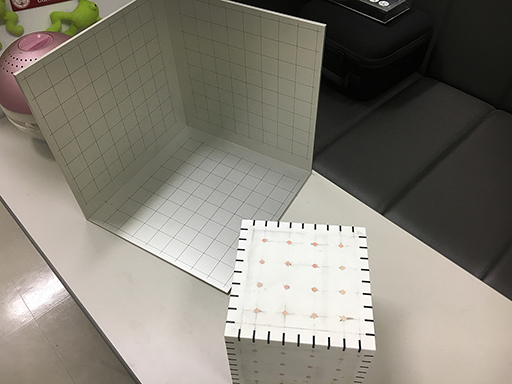
//> input picture sampleprogram/08/regist5-1.jpg, 512 x 384 px
$ ./08-04   (built with g++ and OpenCV 4)
//> lines starting //> are read from the running program, lines starting //| are printed output that depends on the picture; after the words box and inside, x2 and y2 are one past the last pixel; in counts of white or black regions, pixels touching at a corner belong together
#define _CRT_SECURE_NO_WARNINGS
#include <iostream>
#include <string>
#include <vector>
#include <opencv2/opencv.hpp>

int best = 30;

int main()
{
	const std::string  file_cam_param = "/data_file/cam_param.xml";

	cv::Mat img_src[2], img_srcw[2], img_match, img_per, img_reg;
	std::string filename[2] = { "/data_file/regist5-1.jpg", "/data_file/regist5-2.jpg" };
	cv::Scalar color[2] = { cv::Scalar(0, 0, 255), cv::Scalar(255, 0, 0) };

	for (int i = 0; i < 2; i++){
		img_src[i] = cv::imread(filename[i], 1); // 画像読み込み
//> img_src[0] is the input picture: 384 rows x 512 cols, CV_8UC3; mean B, G, R 117.9, 128.1, 132.2
		cv::rectangle(img_src[i], cv::Point(0, 0), cv::Point(img_src[i].cols, img_src[i].rows), color[i], 2); // 外枠
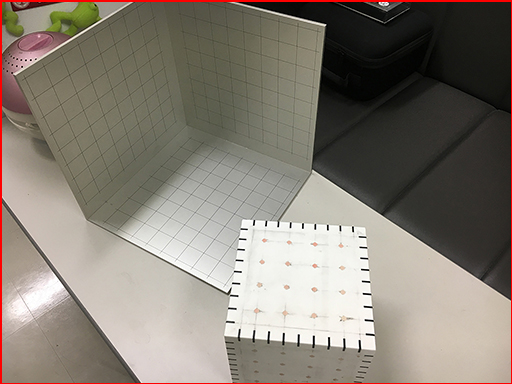
//> img_src[0]: 384 rows x 512 cols, CV_8UC3; 1.36% of pixels changed, all inside (x1, y1, x2, y2) = (0, 0, 512, 384)
		img_srcw[i] = cv::Mat::zeros(img_src[i].size() * 2, img_src[i].type());
//> img_srcw[0]: 768 rows x 1024 cols, CV_8UC3; every value is 0
		cv::Mat roi = img_srcw[i](cv::Rect(img_srcw[i].cols / 4, img_srcw[i].rows / 4, img_src[i].cols, img_src[i].rows));
//> roi: 384 rows x 512 cols, CV_8UC3; every value is 0
		img_src[i].copyTo(roi); // 縦横倍のMatの中央にコピー
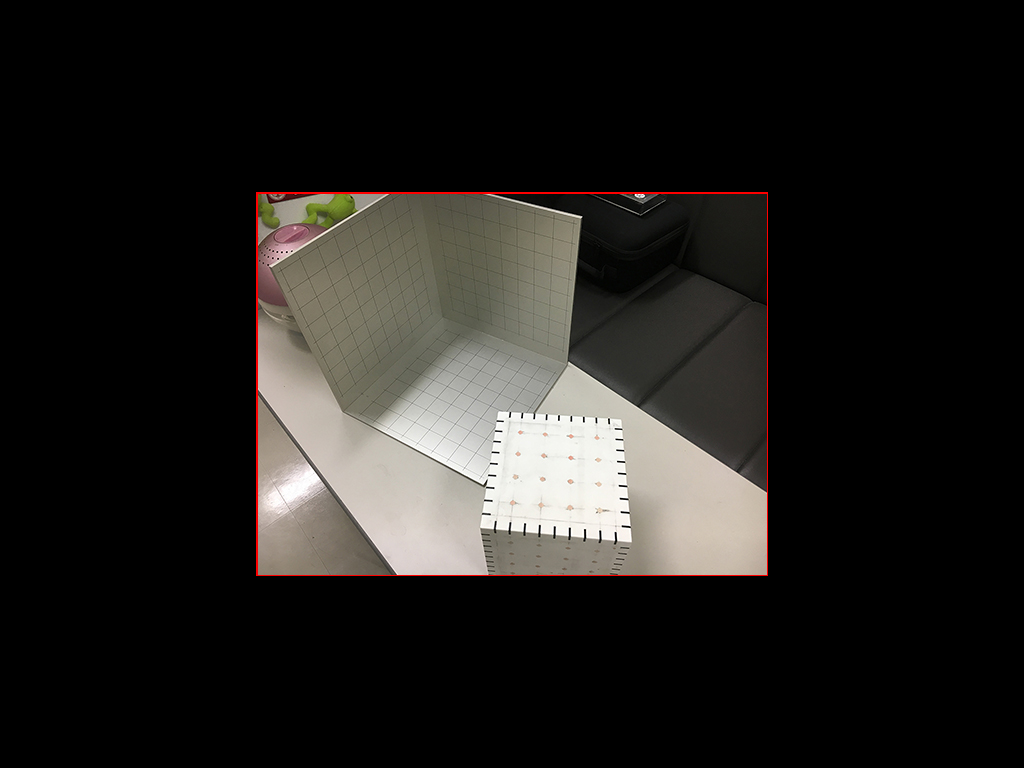
//> img_srcw[0]: 768 rows x 1024 cols, CV_8UC3; mean B, G, R 29.2, 31.7, 33.6
	}
//> pass 2 of the loop `for (int i = 0; i < 2; i++)`:
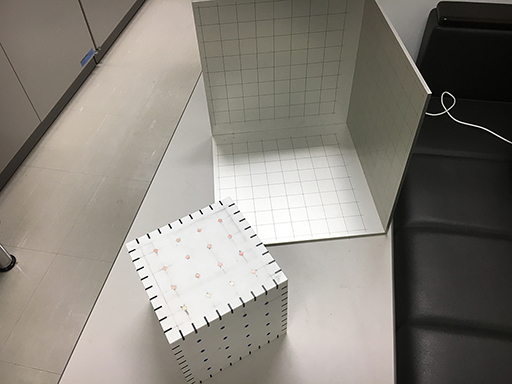
//> input picture sampleprogram/08/regist5-2.jpg, 512 x 384 px
//> img_src[1] is the input picture: 384 rows x 512 cols, CV_8UC3; mean B, G, R 123.7, 131.7, 136.3
//> `cv::rectangle(img_src[i], cv::Point(0, 0), cv::Point(img_src[i].cols, ..`:
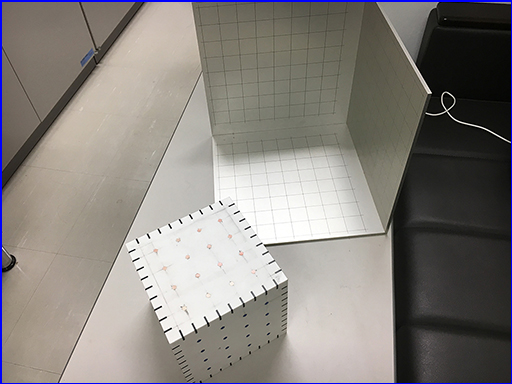
//> img_src[1]: 384 rows x 512 cols, CV_8UC3; 1.36% of pixels changed, all inside (x1, y1, x2, y2) = (0, 0, 512, 384)
//> `img_src[i].copyTo(roi);`:
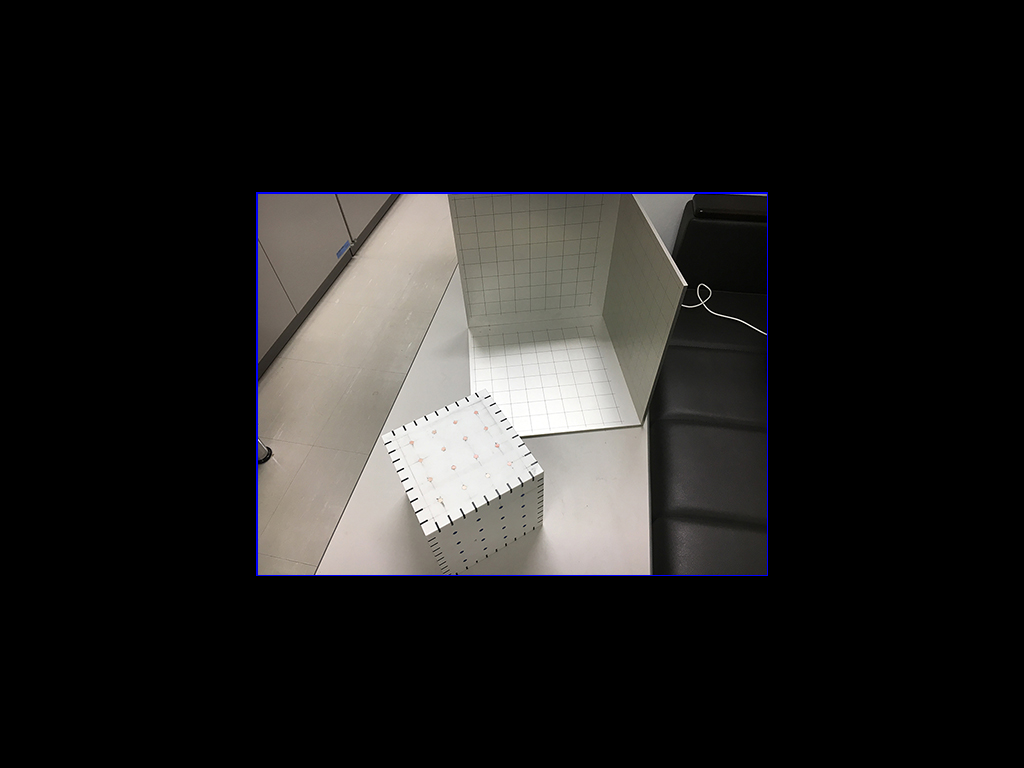
//> img_srcw[1]: 768 rows x 1024 cols, CV_8UC3; mean B, G, R 31.5, 32.6, 33.7
	cv::imshow("img_src[0]", img_srcw[0]);
	cv::imshow("img_src[1]", img_srcw[1]);

	cv::waitKey(0);

	// (1) 特徴点抽出
	cv::Ptr<cv::AKAZE> detector = cv::AKAZE::create();
	std::vector<cv::KeyPoint> kpts1, kpts2;
	cv::Mat desc1, desc2;
	detector->detectAndCompute(img_srcw[0], cv::noArray(), kpts1, desc1);
//> kpts1 = 389 keypoints; strongest (x, y, size): (282, 494, 32.3), (640, 196, 8.1), (751, 559, 27.2), (756, 564, 16.1)
	detector->detectAndCompute(img_srcw[1], cv::noArray(), kpts2, desc2);
//> kpts2 = 341 keypoints; strongest (x, y, size): (635, 558, 27.2), (640, 564, 16.1), (645, 569, 8.1), (428, 529, 8.1)

	// 特徴点が少なすぎる場合は停止する
	std::cout << kpts1.size() << " " << kpts2.size() << std::endl;
//| 389 341
	if(kpts1.size() < best || kpts2.size() < best) {
		std::cout << "few keypoints : "
				<< kpts1.size() << " or " << kpts2.size() << "< " << best << std::endl;
		return -1;
	}

	// (2) 得られた特徴点間のマッチング
	cv::BFMatcher matcher(cv::NORM_HAMMING);
	std::vector<cv::DMatch> matches;
	matcher.match(desc1, desc2, matches);
//> matches = 389 matches

	std::cout << "best = " << best << std::endl;
	std::cout << "match size = " << matches.size() << std::endl;
//| match size = 389
	if (matches.size() < best) {
		std::cout << "few matchpoints" << std::endl;
	}

	// 上位best個を採用
	std::nth_element(begin(matches), begin(matches) + best - 1, end(matches));
	matches.erase(begin(matches) + best, end(matches));
//> matches = 30 matches
	std::cout << "matchs size = " << matches.size() << std::endl;
//| matchs size = 30

	// 特徴点の対応を表示
	cv::drawMatches(img_srcw[0], kpts1, img_srcw[1], kpts2, matches, img_match);
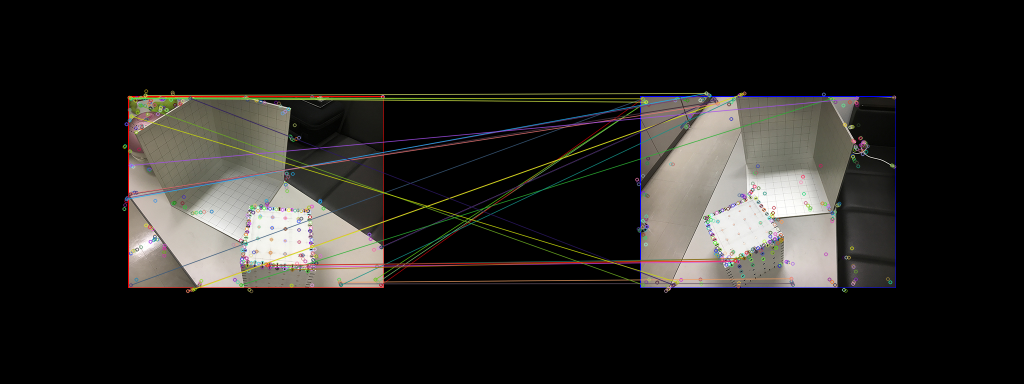
//> img_match: 768 rows x 2048 cols, CV_8UC3 (shown at 1/2 size); mean B, G, R 31.1, 33.6, 35.1
	cv::imshow("matchs", img_match);

	// 特徴点をvectorにまとめる
	std::vector<cv::Point2f> points_src, points_dst;
	for (int i = 0; i < matches.size(); i++) {
		points_src.push_back(kpts1[matches[i].queryIdx].pt);
		points_dst.push_back(kpts2[matches[i].trainIdx].pt);
	}
//> this loop made 30 passes

	// (3) マッチング結果から，F行列を推定する
	cv::Mat F = cv::findFundamentalMat(points_src, points_dst);
//> F = [[0.000114, -7.85e-05, -0.0108], [-9.11e-05, 5.89e-05, 0.00916], [-0.0183, 0.0175, 1]]
	std::cout << "F=" << F << std::endl;
//| F=[0.0001141853129398547, -7.854082555664178e-05, -0.010789444015142;
//|  -9.105586162509995e-05, 5.885444828413184e-05, 0.009163857093520533;
//|  -0.01827071493290349, 0.01746739053045787, 1]

	// (4) カメラの内部パラメータが既知の場合はE行列を計算し，外部パラメータを推定する
	// カメラ内部パラメータ読み込み
	cv::Mat A;
	cv::FileStorage fs(file_cam_param, cv::FileStorage::READ);
	fs["intrinsic"] >> A;
	fs.release();
	std::cout << "A=" << A << std::endl;

	// E行列の計算
	cv::Mat E = cv::findEssentialMat(points_src, points_dst, A);
//> E = [[-0.491, -0.484, 0.139], [0.508, -0.466, 0.148], [0.0134, 0.0805, -0.0241]]

	// 外部パラメータ（回転，並進ベクトル）の計算
	cv::Mat R, t;
	cv::recoverPose(E, points_src, points_dst, A, R, t);
//> R = [[-0.713, 0.691, -0.116], [-0.693, -0.671, 0.265], [0.106, 0.269, 0.957]]; t = [0.0985, 0.0691, 0.993]

	cv::waitKey(0);

	return 0;
}
